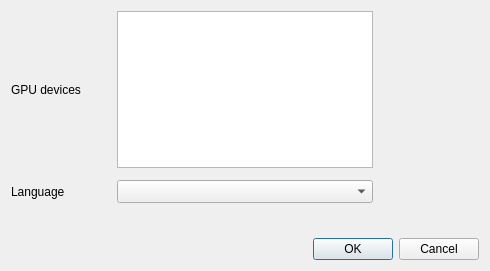
<?xml version="1.0" encoding="UTF-8"?>
<ui version="4.0">
 <class>PreferencesDialog</class>
 <widget class="QDialog" name="PreferencesDialog">
  <property name="geometry">
   <rect>
    <x>0</x>
    <y>0</y>
    <width>490</width>
    <height>271</height>
   </rect>
  </property>
  <property name="minimumSize">
   <size>
    <width>450</width>
    <height>0</height>
   </size>
  </property>
  <property name="windowTitle">
   <string>Preferences</string>
  </property>
  <layout class="QVBoxLayout" name="verticalLayout_3">
   <property name="spacing">
    <number>0</number>
   </property>
   <item>
    <layout class="QGridLayout" name="gridLayout_2">
     <property name="bottomMargin">
      <number>9</number>
     </property>
     <property name="spacing">
      <number>12</number>
     </property>
     <item row="1" column="0">
      <widget class="QLabel" name="languageLabel">
       <property name="minimumSize">
        <size>
         <width>73</width>
         <height>23</height>
        </size>
       </property>
       <property name="text">
        <string>Language</string>
       </property>
      </widget>
     </item>
     <item row="1" column="1">
      <widget class="QComboBox" name="languageComboBox">
       <property name="sizePolicy">
        <sizepolicy hsizetype="Preferred" vsizetype="Fixed">
         <horstretch>0</horstretch>
         <verstretch>0</verstretch>
        </sizepolicy>
       </property>
       <property name="minimumSize">
        <size>
         <width>0</width>
         <height>23</height>
        </size>
       </property>
       <property name="maximumSize">
        <size>
         <width>16777215</width>
         <height>23</height>
        </size>
       </property>
       <property name="focusPolicy">
        <enum>Qt::StrongFocus</enum>
       </property>
       <property name="sizeAdjustPolicy">
        <enum>QComboBox::AdjustToContents</enum>
       </property>
      </widget>
     </item>
     <item row="0" column="1">
      <widget class="GpuListWidget" name="deviceList">
       <property name="sizePolicy">
        <sizepolicy hsizetype="Preferred" vsizetype="Preferred">
         <horstretch>0</horstretch>
         <verstretch>0</verstretch>
        </sizepolicy>
       </property>
       <property name="minimumSize">
        <size>
         <width>0</width>
         <height>0</height>
        </size>
       </property>
       <property name="maximumSize">
        <size>
         <width>16777215</width>
         <height>16777215</height>
        </size>
       </property>
       <property name="font">
        <font>
         <family>MS Shell Dlg 2</family>
         <pointsize>8</pointsize>
        </font>
       </property>
       <property name="focusPolicy">
        <enum>Qt::StrongFocus</enum>
       </property>
       <property name="contextMenuPolicy">
        <enum>Qt::CustomContextMenu</enum>
       </property>
       <property name="layoutDirection">
        <enum>Qt::RightToLeft</enum>
       </property>
       <property name="showDropIndicator" stdset="0">
        <bool>false</bool>
       </property>
       <property name="selectionBehavior">
        <enum>QAbstractItemView::SelectItems</enum>
       </property>
       <property name="resizeMode">
        <enum>QListView::Adjust</enum>
       </property>
      </widget>
     </item>
     <item row="0" column="0">
      <widget class="QLabel" name="gpuDeviceLabel">
       <property name="minimumSize">
        <size>
         <width>73</width>
         <height>0</height>
        </size>
       </property>
       <property name="text">
        <string>GPU devices</string>
       </property>
      </widget>
     </item>
     <item row="3" column="0" colspan="3">
      <widget class="QFrame" name="frameWarning">
       <property name="minimumSize">
        <size>
         <width>0</width>
         <height>0</height>
        </size>
       </property>
       <property name="frameShape">
        <enum>QFrame::NoFrame</enum>
       </property>
       <property name="frameShadow">
        <enum>QFrame::Raised</enum>
       </property>
       <layout class="QHBoxLayout" name="horizontalLayout_2">
        <property name="leftMargin">
         <number>0</number>
        </property>
        <property name="topMargin">
         <number>0</number>
        </property>
        <property name="rightMargin">
         <number>0</number>
        </property>
        <property name="bottomMargin">
         <number>0</number>
        </property>
        <item>
         <widget class="QLabel" name="warningIconLabel">
          <property name="sizePolicy">
           <sizepolicy hsizetype="Fixed" vsizetype="Fixed">
            <horstretch>0</horstretch>
            <verstretch>0</verstretch>
           </sizepolicy>
          </property>
          <property name="minimumSize">
           <size>
            <width>0</width>
            <height>0</height>
           </size>
          </property>
          <property name="maximumSize">
           <size>
            <width>23</width>
            <height>23</height>
           </size>
          </property>
          <property name="text">
           <string/>
          </property>
          <property name="scaledContents">
           <bool>true</bool>
          </property>
          <property name="alignment">
           <set>Qt::AlignCenter</set>
          </property>
         </widget>
        </item>
        <item>
         <widget class="QLabel" name="warningLabel">
          <property name="minimumSize">
           <size>
            <width>0</width>
            <height>0</height>
           </size>
          </property>
          <property name="maximumSize">
           <size>
            <width>16777215</width>
            <height>35</height>
           </size>
          </property>
          <property name="text">
           <string/>
          </property>
          <property name="alignment">
           <set>Qt::AlignLeading|Qt::AlignLeft|Qt::AlignVCenter</set>
          </property>
          <property name="wordWrap">
           <bool>true</bool>
          </property>
         </widget>
        </item>
       </layout>
      </widget>
     </item>
    </layout>
   </item>
   <item>
    <widget class="QDialogButtonBox" name="buttonBox">
     <property name="sizePolicy">
      <sizepolicy hsizetype="Preferred" vsizetype="Preferred">
       <horstretch>0</horstretch>
       <verstretch>0</verstretch>
      </sizepolicy>
     </property>
     <property name="minimumSize">
      <size>
       <width>0</width>
       <height>0</height>
      </size>
     </property>
     <property name="maximumSize">
      <size>
       <width>16777215</width>
       <height>16777215</height>
      </size>
     </property>
     <property name="focusPolicy">
      <enum>Qt::StrongFocus</enum>
     </property>
     <property name="orientation">
      <enum>Qt::Horizontal</enum>
     </property>
     <property name="standardButtons">
      <set>QDialogButtonBox::Cancel|QDialogButtonBox::Ok</set>
     </property>
    </widget>
   </item>
  </layout>
 </widget>
 <customwidgets>
  <customwidget>
   <class>GpuListWidget</class>
   <extends>QListWidget</extends>
   <header>libvideostitch-gui/centralwidget/gpulistwidget.hpp</header>
  </customwidget>
 </customwidgets>
 <tabstops>
  <tabstop>languageComboBox</tabstop>
 </tabstops>
 <resources/>
 <connections>
  <connection>
   <sender>buttonBox</sender>
   <signal>accepted()</signal>
   <receiver>PreferencesDialog</receiver>
   <slot>accept()</slot>
   <hints>
    <hint type="sourcelabel">
     <x>248</x>
     <y>254</y>
    </hint>
    <hint type="destinationlabel">
     <x>157</x>
     <y>274</y>
    </hint>
   </hints>
  </connection>
  <connection>
   <sender>buttonBox</sender>
   <signal>rejected()</signal>
   <receiver>PreferencesDialog</receiver>
   <slot>reject()</slot>
   <hints>
    <hint type="sourcelabel">
     <x>316</x>
     <y>260</y>
    </hint>
    <hint type="destinationlabel">
     <x>286</x>
     <y>274</y>
    </hint>
   </hints>
  </connection>
 </connections>
</ui>
